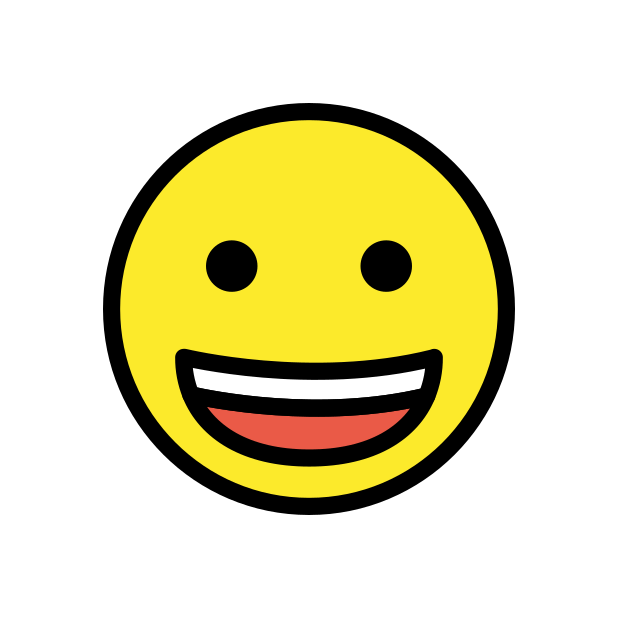
#> input picture 1F600_color.png, 618 x 618 px
$ python resize_png.py
#> lines starting #> are read from the running program, lines starting #| are printed output that depends on the picture
from PIL import Image

INPUT_FILE = "1F600_color.png"
OUTPUT_FILE = "emoji_grinning_16.png"

img = Image.open(INPUT_FILE)
#> img is the input picture: PIL image 618x618 P; mean R, G, B, A 107.6, 128.4, 62.7, 89
img = img.resize((16, 16))
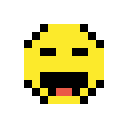
#> img: PIL image 16x16 P (shown 8 times larger); mean R, G, B, A 103.5, 125.4, 59.8, 87.7; transparent parts drawn white
img.save(OUTPUT_FILE)
